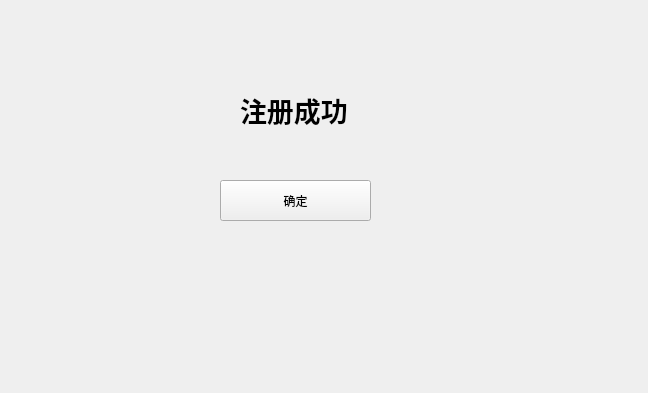
<?xml version="1.0" encoding="UTF-8"?>
<ui version="4.0">
 <class>success_to_register</class>
 <widget class="QWidget" name="success_to_register">
  <property name="geometry">
   <rect>
    <x>0</x>
    <y>0</y>
    <width>648</width>
    <height>393</height>
   </rect>
  </property>
  <property name="windowTitle">
   <string>Form</string>
  </property>
  <widget class="QLabel" name="label">
   <property name="geometry">
    <rect>
     <x>240</x>
     <y>60</y>
     <width>241</width>
     <height>101</height>
    </rect>
   </property>
   <property name="text">
    <string>&lt;html&gt;&lt;head/&gt;&lt;body&gt;&lt;p&gt;&lt;span style=&quot; font-size:20pt; font-weight:600;&quot;&gt;注册成功&lt;/span&gt;&lt;/p&gt;&lt;/body&gt;&lt;/html&gt;</string>
   </property>
  </widget>
  <widget class="QPushButton" name="pushButton">
   <property name="geometry">
    <rect>
     <x>220</x>
     <y>180</y>
     <width>151</width>
     <height>41</height>
    </rect>
   </property>
   <property name="text">
    <string>确定</string>
   </property>
  </widget>
 </widget>
 <resources/>
 <connections/>
</ui>
